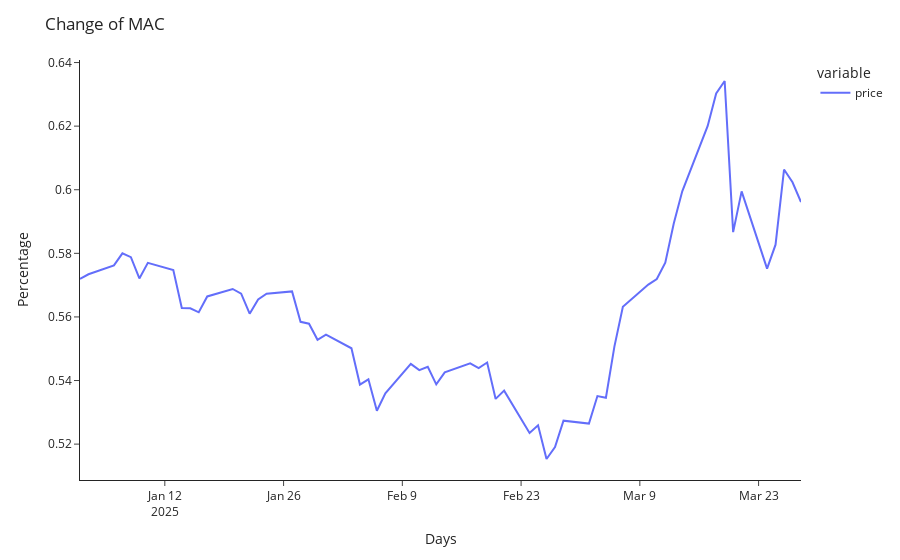

Notebook code cell kept with this figure:
### Code cell
import plotly.graph_objects as go
import plotly.express as px

fig = px.line(mydata,x = 'date', y = ['price'])
fig.update_layout(xaxis_title = 'Days',
                  yaxis_title = 'Percentage',
                  title = 'Change of MAC',
                  template = 'simple_white')
fig.show()

### Figure 1 — Plotly figure (JSON) as saved in the notebook; plotly's stock layout.template omitted (floating-point values rounded to 4 significant figures)
{"data": [{"hovertemplate": "variable=price<br>date=%{x}<br>value=%{y}<extra></extra>", "legendgroup": "price", "line": {"color": "#636efa", "dash": "solid"}, "marker": {"symbol": "circle"}, "mode": "lines", "name": "price", "orientation": "v", "showlegend": true, "type": "scatter", "x": ["2025-01-02", "2025-01-03", "2025-01-06", "2025-01-07", "2025-01-08", "2025-01-09", "2025-01-10", "2025-01-13", "2025-01-14", "2025-01-15", "2025-01-16", "2025-01-17", "2025-01-20", "2025-01-21", "2025-01-22", "2025-01-23", "2025-01-24", "2025-01-27", "2025-01-28", "2025-01-29", "2025-01-30", "2025-01-31", "2025-02-03", "2025-02-04", "2025-02-05", "2025-02-06", "2025-02-07", "2025-02-10", "2025-02-11", "2025-02-12", "2025-02-13", "2025-02-14", "2025-02-17", "2025-02-18", "2025-02-19", "2025-02-20", "2025-02-21", "2025-02-24", "2025-02-25", "2025-02-26", "2025-02-27", "2025-02-28", "2025-03-03", "2025-03-04", "2025-03-05", "2025-03-06", "2025-03-07", "2025-03-10", "2025-03-11", "2025-03-12", "2025-03-13", "2025-03-14", "2025-03-17", "2025-03-18", "2025-03-19", "2025-03-20", "2025-03-21", "2025-03-24", "2025-03-25", "2025-03-26", "2025-03-27", "2025-03-28"], "xaxis": "x", "y": [0.5719, 0.5734, 0.5762, 0.58, 0.5788, 0.5721, 0.577, 0.5748, 0.5628, 0.5627, 0.5615, 0.5664, 0.5688, 0.5673, 0.561, 0.5655, 0.5673, 0.568, 0.5585, 0.5579, 0.5528, 0.5544, 0.5501, 0.5387, 0.5404, 0.5305, 0.536, 0.5452, 0.5433, 0.5443, 0.5388, 0.5425, 0.5454, 0.5439, 0.5457, 0.5342, 0.5368, 0.5235, 0.5259, 0.5153, 0.5191, 0.5274, 0.5265, 0.5351, 0.5346, 0.5507, 0.5632, 0.5702, 0.5719, 0.577, 0.5894, 0.5995, 0.6201, 0.6303, 0.6342, 0.5867, 0.5995, 0.5752, 0.5827, 0.6063, 0.6023, 0.5961], "yaxis": "y"}], "layout": {"legend": {"title": {"text": "variable"}, "tracegroupgap": 0}, "margin": {"t": 60}, "title": {"text": "Change of MAC"}, "xaxis": {"anchor": "y", "domain": [0, 1], "title": {"text": "Days"}}, "yaxis": {"anchor": "x", "domain": [0, 1], "title": {"text": "Percentage"}}}}
